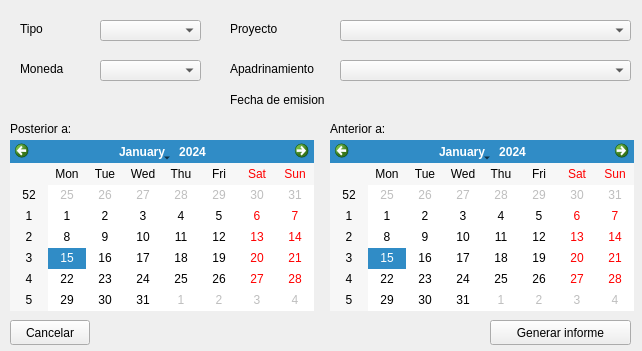
<?xml version="1.0" encoding="UTF-8"?>
<ui version="4.0">
 <class>MainWindow</class>
 <widget class="QMainWindow" name="MainWindow">
  <property name="geometry">
   <rect>
    <x>0</x>
    <y>0</y>
    <width>642</width>
    <height>351</height>
   </rect>
  </property>
  <property name="windowTitle">
   <string>Gestor ACOES: Generacion informe</string>
  </property>
  <widget class="QWidget" name="centralwidget">
   <widget class="QComboBox" name="cTipo">
    <property name="geometry">
     <rect>
      <x>100</x>
      <y>20</y>
      <width>101</width>
      <height>21</height>
     </rect>
    </property>
   </widget>
   <widget class="QComboBox" name="cMoneda">
    <property name="geometry">
     <rect>
      <x>100</x>
      <y>60</y>
      <width>101</width>
      <height>21</height>
     </rect>
    </property>
   </widget>
   <widget class="QCalendarWidget" name="calDateBegin">
    <property name="geometry">
     <rect>
      <x>10</x>
      <y>140</y>
      <width>304</width>
      <height>171</height>
     </rect>
    </property>
   </widget>
   <widget class="QCalendarWidget" name="calDateEnd">
    <property name="geometry">
     <rect>
      <x>330</x>
      <y>140</y>
      <width>304</width>
      <height>171</height>
     </rect>
    </property>
   </widget>
   <widget class="QComboBox" name="cProyecto">
    <property name="geometry">
     <rect>
      <x>340</x>
      <y>20</y>
      <width>291</width>
      <height>21</height>
     </rect>
    </property>
   </widget>
   <widget class="QComboBox" name="cApadrinamiento">
    <property name="geometry">
     <rect>
      <x>340</x>
      <y>60</y>
      <width>291</width>
      <height>21</height>
     </rect>
    </property>
   </widget>
   <widget class="QPushButton" name="bCancelar">
    <property name="geometry">
     <rect>
      <x>10</x>
      <y>320</y>
      <width>80</width>
      <height>25</height>
     </rect>
    </property>
    <property name="text">
     <string>Cancelar</string>
    </property>
   </widget>
   <widget class="QPushButton" name="bGenerar">
    <property name="geometry">
     <rect>
      <x>490</x>
      <y>320</y>
      <width>141</width>
      <height>25</height>
     </rect>
    </property>
    <property name="text">
     <string>Generar informe</string>
    </property>
   </widget>
   <widget class="QLabel" name="lTipo">
    <property name="geometry">
     <rect>
      <x>20</x>
      <y>20</y>
      <width>54</width>
      <height>17</height>
     </rect>
    </property>
    <property name="text">
     <string>Tipo</string>
    </property>
   </widget>
   <widget class="QLabel" name="lMoneda">
    <property name="geometry">
     <rect>
      <x>20</x>
      <y>60</y>
      <width>54</width>
      <height>17</height>
     </rect>
    </property>
    <property name="text">
     <string>Moneda</string>
    </property>
   </widget>
   <widget class="QLabel" name="lProyecto">
    <property name="geometry">
     <rect>
      <x>230</x>
      <y>20</y>
      <width>54</width>
      <height>17</height>
     </rect>
    </property>
    <property name="text">
     <string>Proyecto</string>
    </property>
   </widget>
   <widget class="QLabel" name="lApadrinamiento">
    <property name="geometry">
     <rect>
      <x>230</x>
      <y>60</y>
      <width>101</width>
      <height>17</height>
     </rect>
    </property>
    <property name="text">
     <string>Apadrinamiento</string>
    </property>
   </widget>
   <widget class="QLabel" name="lFechaEmision">
    <property name="geometry">
     <rect>
      <x>230</x>
      <y>90</y>
      <width>111</width>
      <height>20</height>
     </rect>
    </property>
    <property name="text">
     <string>Fecha de emision</string>
    </property>
   </widget>
   <widget class="QLabel" name="lAnteriorA">
    <property name="geometry">
     <rect>
      <x>10</x>
      <y>120</y>
      <width>121</width>
      <height>17</height>
     </rect>
    </property>
    <property name="text">
     <string>Posterior a:</string>
    </property>
   </widget>
   <widget class="QLabel" name="lPosteriorA">
    <property name="geometry">
     <rect>
      <x>330</x>
      <y>120</y>
      <width>121</width>
      <height>17</height>
     </rect>
    </property>
    <property name="text">
     <string>Anterior a:</string>
    </property>
   </widget>
  </widget>
 </widget>
 <resources>
  <include location="../../recursosQT.qrc"/>
 </resources>
 <connections/>
</ui>
